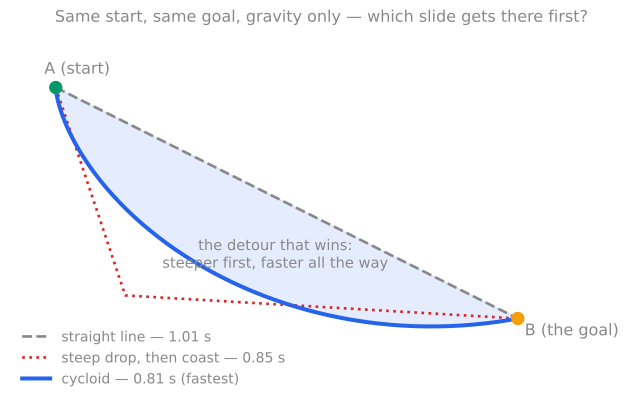

The script that saved this image:
"""Figure for [[Fun Is the Brachistochrone]]: three slides from A to B under gravity,
timed by numerical integration — the straight line, a steep-then-flat 'drill' path,
and the cycloid, which wins by dipping BELOW the straight line first.

Run: python3 fun-is-the-brachistochrone.py   (from Meta/)
"""
import numpy as np
import matplotlib as mpl
import matplotlib.pyplot as plt

mpl.rcParams.update({"svg.hashsalt": "vault", "font.size": 12, "text.color": "#888888",
                     "axes.edgecolor": "#888888", "axes.labelcolor": "#888888",
                     "xtick.color": "#888888", "ytick.color": "#888888", "svg.fonttype": "none"})
g = 9.81
A = (0.0, 0.0); B = (2.0, -1.0)       # metres; B is 2 across, 1 down

def descent_time(xs, ys):
    """Bead from rest at (0,0) sliding frictionlessly along the polyline; energy gives speed."""
    t = 0.0
    for i in range(1, len(xs)):
        y0, y1 = -ys[i-1], -ys[i]           # depth below A (positive)
        v0, v1 = np.sqrt(2*g*max(y0, 0)), np.sqrt(2*g*max(y1, 0))
        ds = np.hypot(xs[i]-xs[i-1], ys[i]-ys[i-1])
        t += ds / max((v0+v1)/2, 1e-9)
    return t

# straight line
xs_l = np.linspace(A[0], B[0], 4000); ys_l = np.linspace(A[1], B[1], 4000)
# cycloid through B: x = R(θ - sinθ), y = -R(1 - cosθ); solve R,θ_B
from scipy.optimize import brentq
f = lambda th: (1-np.cos(th))/(th-np.sin(th)) - (-B[1])/B[0]
thB = brentq(f, 0.1, 2*np.pi-0.01); R = B[0]/(thB-np.sin(thB))
th = np.linspace(0, thB, 4000); xs_c = R*(th-np.sin(th)); ys_c = -R*(1-np.cos(th))
# steep-then-flat: drop 0.9 m at x=0.3, then glide (the 'drill first, then coast' path)
xs_s = np.concatenate([np.linspace(0, 0.3, 1500), np.linspace(0.3, 2.0, 2500)])
ys_s = np.concatenate([np.linspace(0, -0.9, 1500), np.linspace(-0.9, -1.0, 2500)])

T = {"straight line": descent_time(xs_l, ys_l), "steep drop, then coast": descent_time(xs_s, ys_s),
     "cycloid (brachistochrone)": descent_time(xs_c, ys_c)}
for k, v in T.items(): print(f"{k:28s} {v:.3f} s")

fig, ax = plt.subplots(figsize=(9, 5))
ax.plot(xs_l, ys_l, color="#888888", lw=2, ls="--", label=f"straight line — {T['straight line']:.2f} s")
ax.plot(xs_s, ys_s, color="#dc2626", lw=2, ls=":", label=f"steep drop, then coast — {T['steep drop, then coast']:.2f} s")
ax.plot(xs_c, ys_c, color="#2563eb", lw=3, label=f"cycloid — {T['cycloid (brachistochrone)']:.2f} s  (fastest)")
ax.fill_between(xs_c, ys_c, np.interp(xs_c, xs_l, ys_l), color=(37/255, 99/255, 235/255, 0.12))
ax.plot(*A, "o", color="#059669", ms=9); ax.plot(*B, "o", color="#f59e0b", ms=9)
ax.text(A[0]-0.05, A[1]+0.06, "A  (start)", color="#888888", ha="left")
ax.text(B[0]+0.03, B[1]-0.02, "B  (the goal)", color="#888888", ha="left", va="top")
ax.text(0.95, -0.78, "the detour that wins:\nsteeper first, faster all the way", color="#888888", fontsize=11, ha="center")
ax.set_xlim(-0.2, 2.5); ax.set_ylim(-1.35, 0.25); ax.set_aspect("equal")
ax.set_xticks([]); ax.set_yticks([])
for s_ in ("top", "right", "left", "bottom"): ax.spines[s_].set_visible(False)
leg = ax.legend(loc="lower left", frameon=False, fontsize=10.5)
for t_ in leg.get_texts(): t_.set_color("#888888")
ax.set_title("Same start, same goal, gravity only — which slide gets there first?", color="#888888", fontsize=12)
fig.savefig("fun-is-the-brachistochrone.svg", format="svg", bbox_inches="tight", transparent=True, metadata={"Date": None})
print("wrote fun-is-the-brachistochrone.svg")
